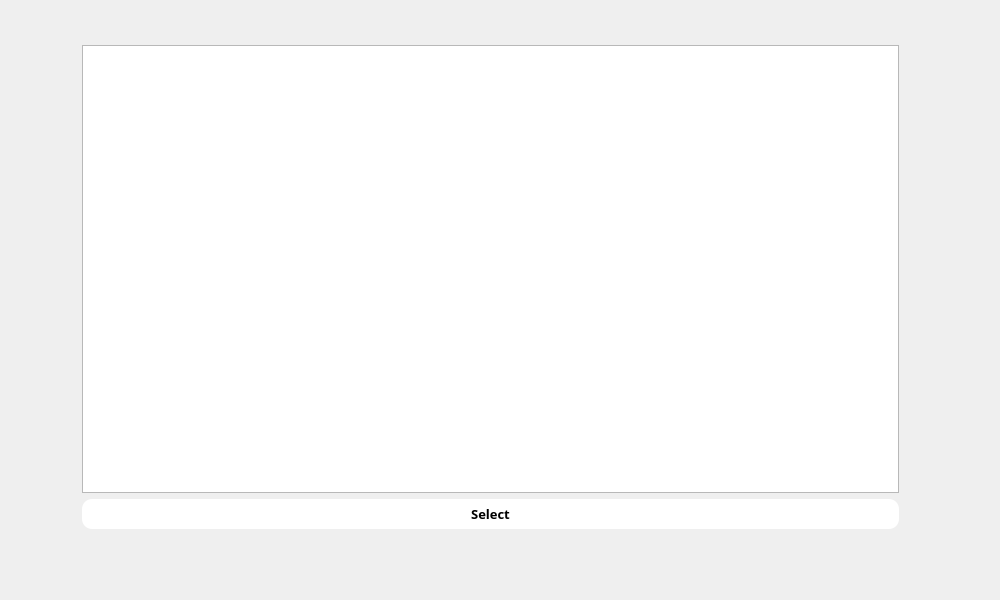
<?xml version="1.0" encoding="UTF-8"?>
<ui version="4.0">
 <class>AdminAnimalSearch</class>
 <widget class="QDialog" name="AdminAnimalSearch">
  <property name="geometry">
   <rect>
    <x>0</x>
    <y>0</y>
    <width>1000</width>
    <height>600</height>
   </rect>
  </property>
  <property name="windowTitle">
   <string>Dialog</string>
  </property>
  <property name="styleSheet">
   <string notr="true">#AdminAnimalSearch{

	border-image: url(:/img/Gears1280.png);
}</string>
  </property>
  <widget class="QGroupBox" name="groupBox">
   <property name="geometry">
    <rect>
     <x>70</x>
     <y>30</y>
     <width>841</width>
     <height>511</height>
    </rect>
   </property>
   <property name="styleSheet">
    <string notr="true">#groupBox{
border:0px;
}</string>
   </property>
   <property name="title">
    <string/>
   </property>
   <layout class="QVBoxLayout" name="verticalLayout">
    <item>
     <widget class="QListWidget" name="listWidget">
      <property name="sizePolicy">
       <sizepolicy hsizetype="Preferred" vsizetype="Expanding">
        <horstretch>0</horstretch>
        <verstretch>0</verstretch>
       </sizepolicy>
      </property>
      <property name="font">
       <font>
        <family>Segoe UI Black</family>
        <pointsize>16</pointsize>
        <bold>true</bold>
       </font>
      </property>
     </widget>
    </item>
    <item>
     <widget class="QPushButton" name="pushButton">
      <property name="minimumSize">
       <size>
        <width>0</width>
        <height>30</height>
       </size>
      </property>
      <property name="font">
       <font>
        <family>Segoe UI Black</family>
        <pointsize>10</pointsize>
        <bold>true</bold>
       </font>
      </property>
      <property name="styleSheet">
       <string notr="true">#pushButton{
	background-color: rgb(255, 255, 255);
border-radius:10px;
}</string>
      </property>
      <property name="text">
       <string>Select</string>
      </property>
     </widget>
    </item>
   </layout>
  </widget>
 </widget>
 <resources/>
 <connections/>
</ui>
